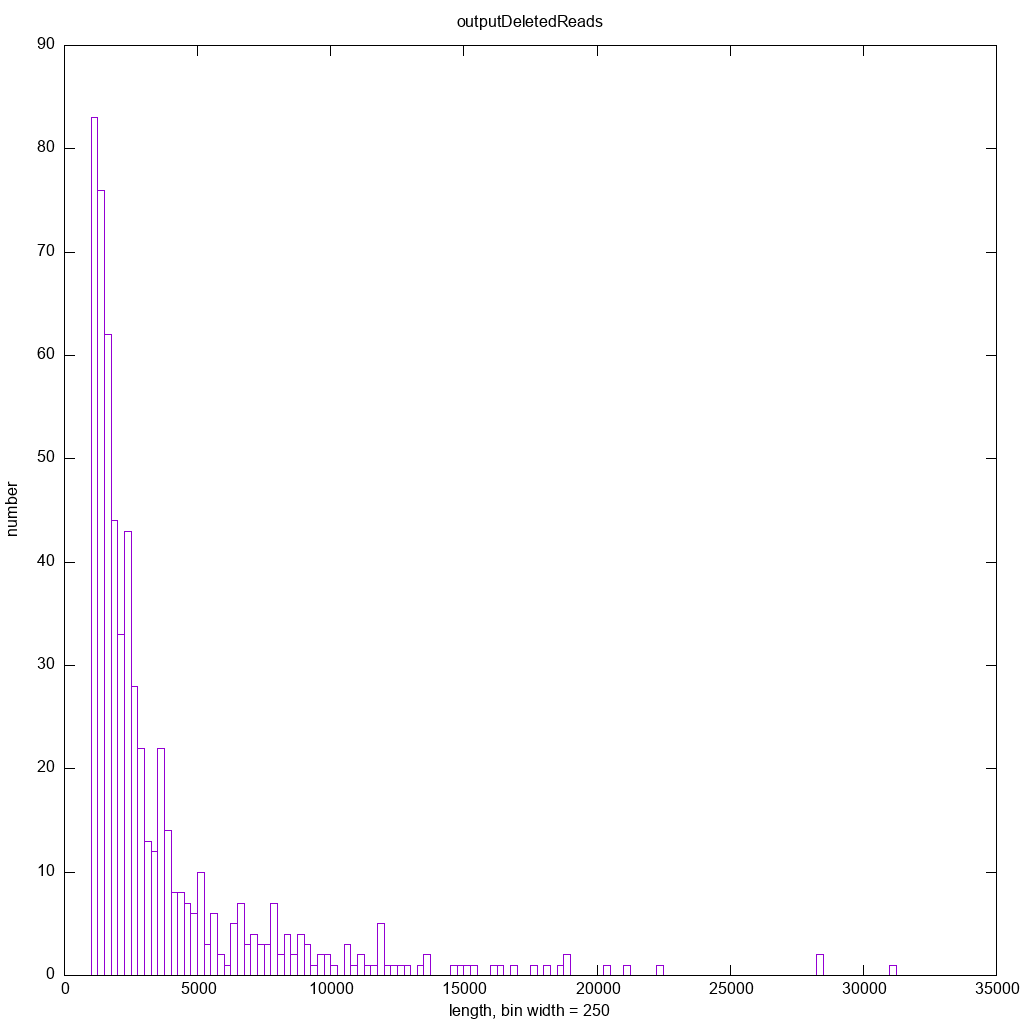

Here is the gnuplot script that generated this plot:
set title 'outputDeletedReads'
set xlabel 'length, bin width = 250'
set ylabel 'number'

binwidth=250
set boxwidth binwidth
bin(x,width) = width*floor(x/width) + binwidth/2.0

set terminal png size 1024,1024
set output './ecoli-80.1.trimReads.outputDeletedReads.png'
plot [] [0:] './ecoli-80.1.trimReads.outputDeletedReads.dat' using (bin($1,binwidth)):(1.0) smooth freq with boxes title ''
